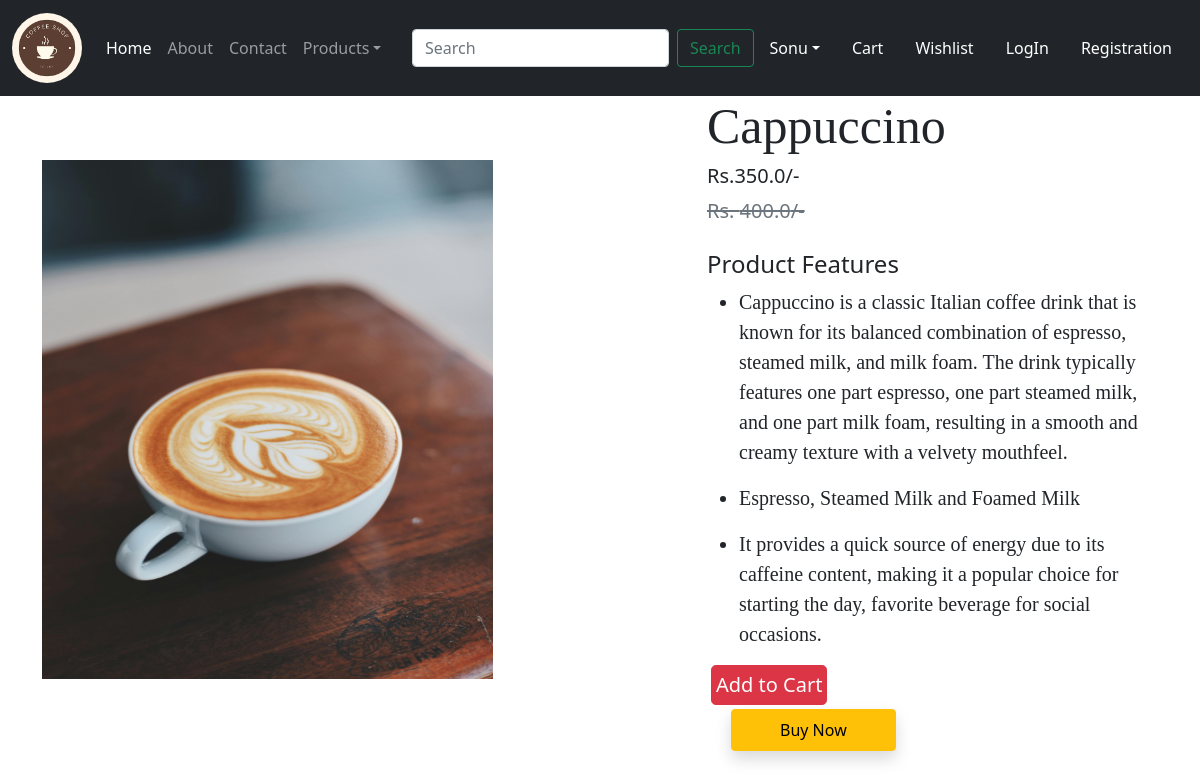
The page /product-details/4 on the database its author committed.
### sonu1/models.py (models this page shows, shortened)
class Product(models.Model):
    title = models.CharField(max_length=100)
    selling_price = models.FloatField()
    discounted_price = models.FloatField()
    discription = models.TextField()
    composition = models.TextField(default='')
    prodapp = models.TextField(default='')
    category = models.CharField(choices= CATAGORY_CHOICES,max_length=2)
    product_image = models.ImageField(upload_to='product')

### sonu1/views.py (the view)
# urls.py: path("product-details/<int:pk>",views.ProductDetail.as_view(),name="product-details"),
class ProductDetail(View):
    def get(self,request,pk):
        product = Product.objects.get(pk=pk)
        return render(request,"sonu1/productdetails.html",locals())

### sonu1/templates/sonu1/productdetails.html (shortened to what this page needs)
{% extends 'sonu1/index.html' %}
{% load static %}
{% block main %}
  <div class="container">
    <div class="row flex justify-content-between">
      <div class="img2 col-lg-5 mt-5">
        <img src="{{product.product_image.url}}" class="image col-xs-6
            col-sm-12 col-lg-12 mt-3 text-sm-center w-100 h-75" alt="">
      </div>
      <div class="productdetail col-lg-5">
        <h1 style="font-family: Georgia; font-size: 50px;">{{product.title}}</h1>
        <h5>Rs.{{product.discounted_price}}/-</h5>
        <small class="tect-decoration-line-through text-muted
        fs-5"><del>Rs. {{product.selling_price}}/-</small></del>
        <br><br><h4>Product Features</h4>
        <ul class="fs-5" style="font-family: Rajdhani;">
          <li>{{product.discription}}</li>
        </ul>
        <ul class="fs-5" style="font-family: Rajdhani;">
          <li>{{product.composition}}</li>
        </ul>
        <ul class="fs-5" style="font-family: Rajdhani;">
          <li>{{product.prodapp}}</li>
        </ul>
          <form action="/add-to-cart" class="d-inline">
            <button type="submit" class="d-grid gap-2 btn1 btn btn-danger p-1 m-1 btn-lg text-decoration-none text-white">Add to Cart</button>
          </form>
          <a href="{% url 'showcart' %}"
          class="btn btn-warning shadow px-5 py-2 ms-4">Buy Now</a>
      </div>
    </div>
  </div>
{% endblock %}

### rows shown on the page
Product: product_image (picture), title "Cappuccino", discounted_price "350.0", selling_price "400.0", discription "Cappuccino is a classic Italian coffee drink that is known for its balanced combination of espresso, steamed milk, and milk foam. The drink typically features one part espresso, one part steamed milk, and one part milk foam, resulting in a smooth and creamy texture with a velvety mouthfeel.", composition "Espresso, Steamed Milk and Foamed Milk", prodapp "It provides a quick source of energy due to its caffeine content, making it a popular choice for starting the day, favorite beverage for social occasions."
